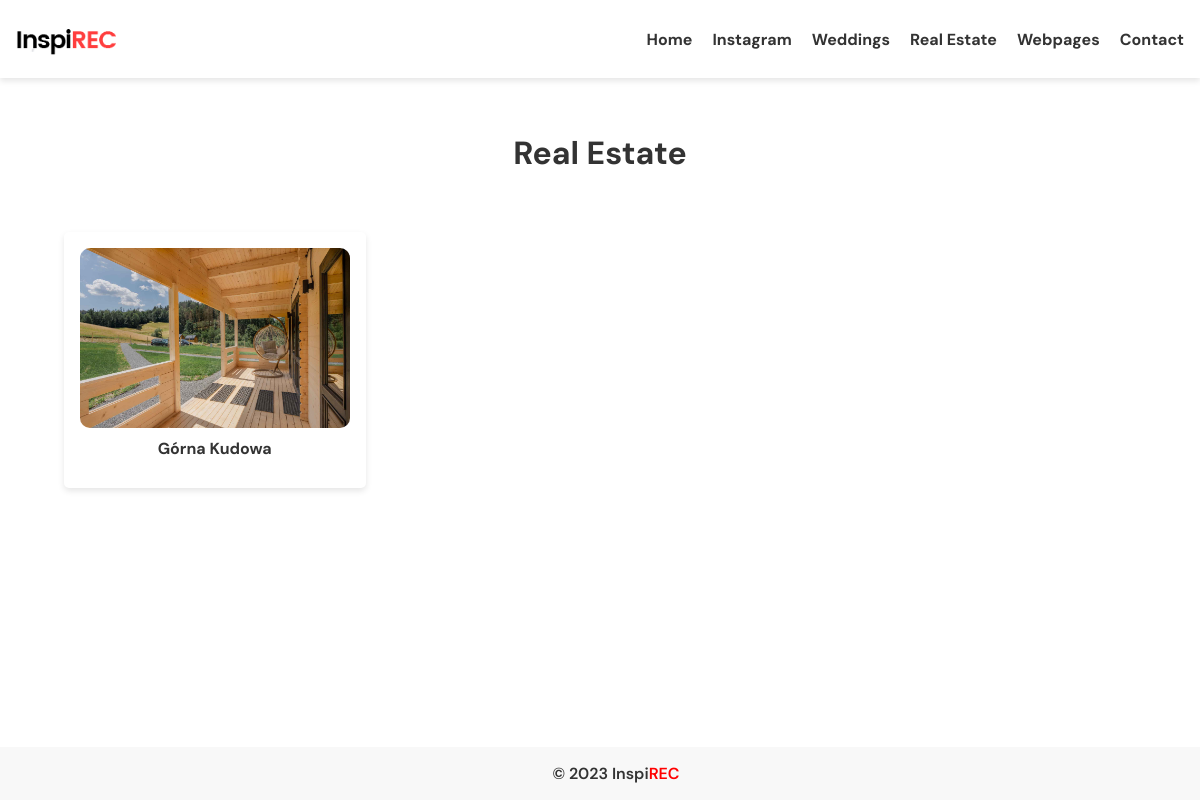
The app's page /real-estate/, older data.
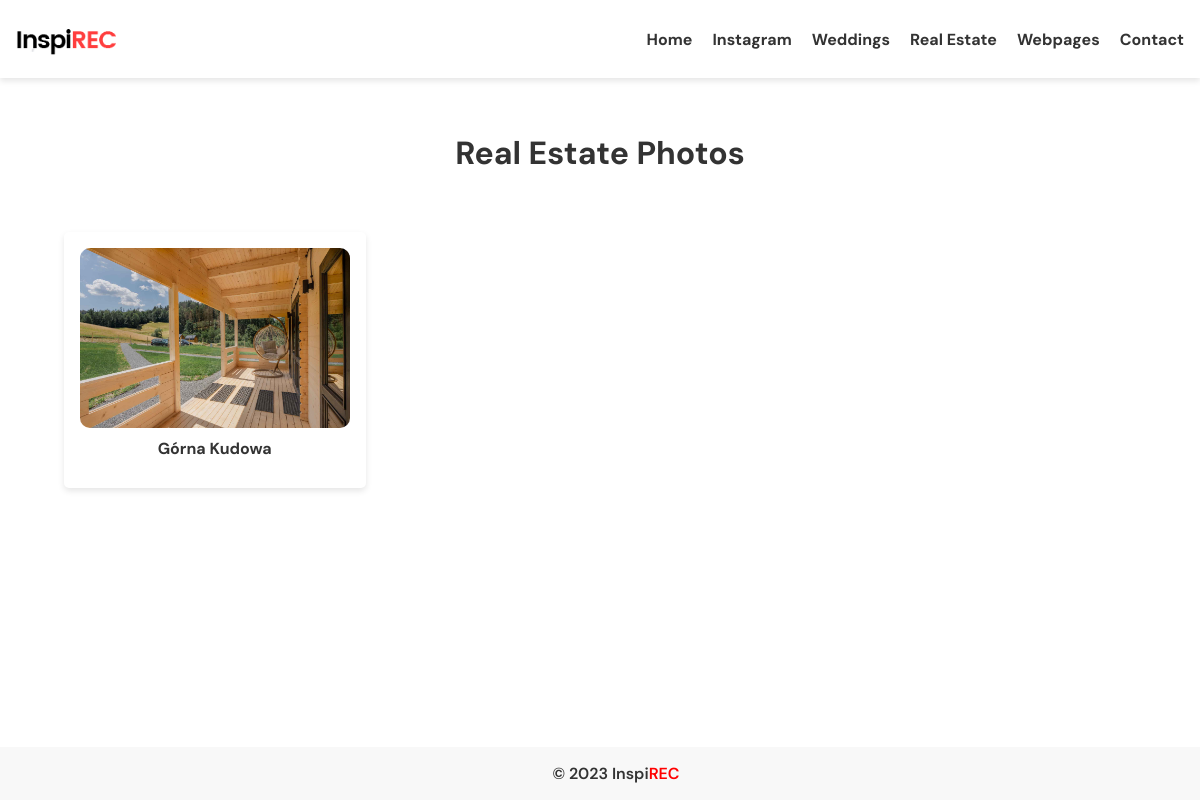
The same page, newer data.
### blog/models.py (models this page shows, shortened)
class Page(models.Model):
    title = models.CharField(max_length=200)
    content = models.TextField()
    articles = models.ManyToManyField(Article, blank=True)
    slug = models.SlugField(unique=True, default='', editable=False)
    def get_absolute_url(self):
        return reverse('page_detail', args=[self.slug])

### blog/views.py (the view)
# urls.py: path('<slug:slug>/', views.page_detail, name='page_detail'),
def page_detail(request, slug):
    page = Page.objects.get(slug=slug)
    menu_items = MenuItem.objects.filter(show_in_menu=True).order_by('order')
    context = {
        'page': page,
        'menu_items': menu_items,
    }
    return render(request, 'page_detail.html', context)

### blog/models.py (called while the page is built)
    def get_link(self):
        if self.page:
            return self.page.get_absolute_url()
        else:
            return self.url

### blog/templates/page_detail.html
{% extends 'base.html' %}
{% block content %}
<div class="container">
    <div class="page">
        <h1 class="center-text">{{ page.title }}</h1>
        <div class="page-content">
            {{ page.content | safe }}
        </div>
        <div class="article-list">
            {% for article in page.articles.all %}
                {% if article.slug %}
                    <div class="article">
                        <a href="{% url 'article_detail' slug=article.slug %}">
                            <div class="article-image">
                                <img src="{{ article.image.url }}" alt="{{ article.title }}">
                            </div>
                        </a>
                        <h2 class="article-title">{{ article.title }}</h2>
                    </div>
                {% endif %}
            {% endfor %}
        </div>
    </div>
</div>
{% endblock %}

Row changes from the older to the newer data that the page shows:
changed Page: title "Real Estate" → "Real Estate Photos"
